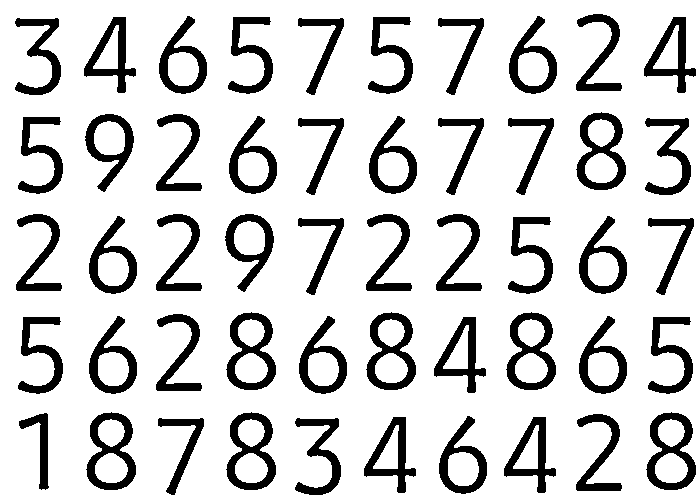
#> input picture train.png, 700 x 500 px
$ python Training.py
#> lines starting #> are read from the running program, lines starting #| are printed output that depends on the picture; after the words box and inside, x2 and y2 are one past the last pixel; in counts of white or black regions, pixels touching at a corner belong together
import sys
import numpy as np
import cv2

im = cv2.imread('train.png')
#> im is the input picture: shape (500, 700, 3); 82.2% white; 50 black regions, largest, box (x1, y1, x2, y2) and area: (576, 112, 626, 190) 1603, (226, 312, 276, 390) 1603, (366, 312, 416, 390) 1603
im3 = im.copy()

gray = cv2.cvtColor(im, cv2.COLOR_BGR2GRAY)
#> gray: shape (500, 700); 82.2% white; 50 black regions
blur = cv2.GaussianBlur(gray, (5, 5), 0)
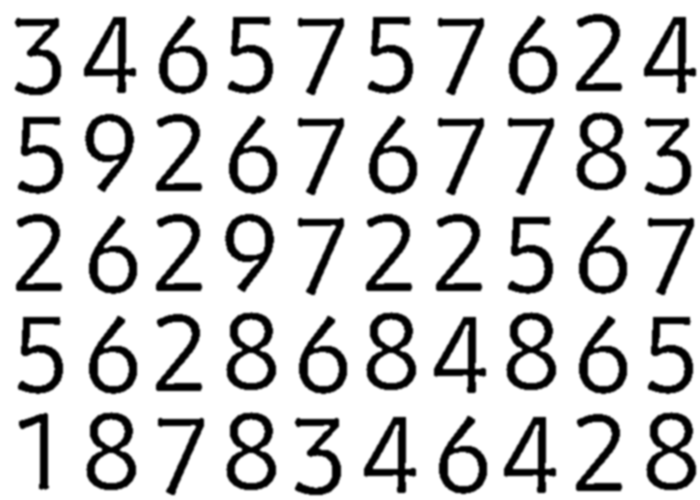
#> blur: shape (500, 700); min 0, max 255, mean 209.5
# thresh = cv2.adaptiveThreshold(blur, 255, 1, 1, 11, 2)
thresh = cv2.threshold(gray, 100, 255, cv2.THRESH_OTSU | cv2.THRESH_BINARY)[1]

# CONTOURS
contours, hierarchy = cv2.findContours(thresh, cv2.RETR_LIST, cv2.CHAIN_APPROX_SIMPLE)
#> contours = 82 contours; largest, box (x1, y1, x2, y2) and area: (0, 0, 700, 500) 348801, (645, 411, 697, 491) 3035, (225, 411, 277, 491) 3035, (85, 411, 137, 491) 3035, (505, 311, 557, 391) 3035
samples = np.empty((0, 100))
responses = []
keys = [i for i in range(48, 58)]

for cnt in contours:
    if 850 < cv2.contourArea(cnt) < 4000:
        print(cv2.contourArea(cnt))
        [x, y, w, h] = cv2.boundingRect(cnt)

        if h > 28:
            cv2.rectangle(im, (x, y), (x + w, y + h), (0, 0, 255), 2)
            roi = thresh[y:y + h, x:x + w]
            roismall = cv2.resize(roi, (10, 10))
            cv2.imshow('norm', im)
            key = cv2.waitKey(0)

            if key == 27:  # (escape to quit)
                sys.exit()
#> (the program exits here)
